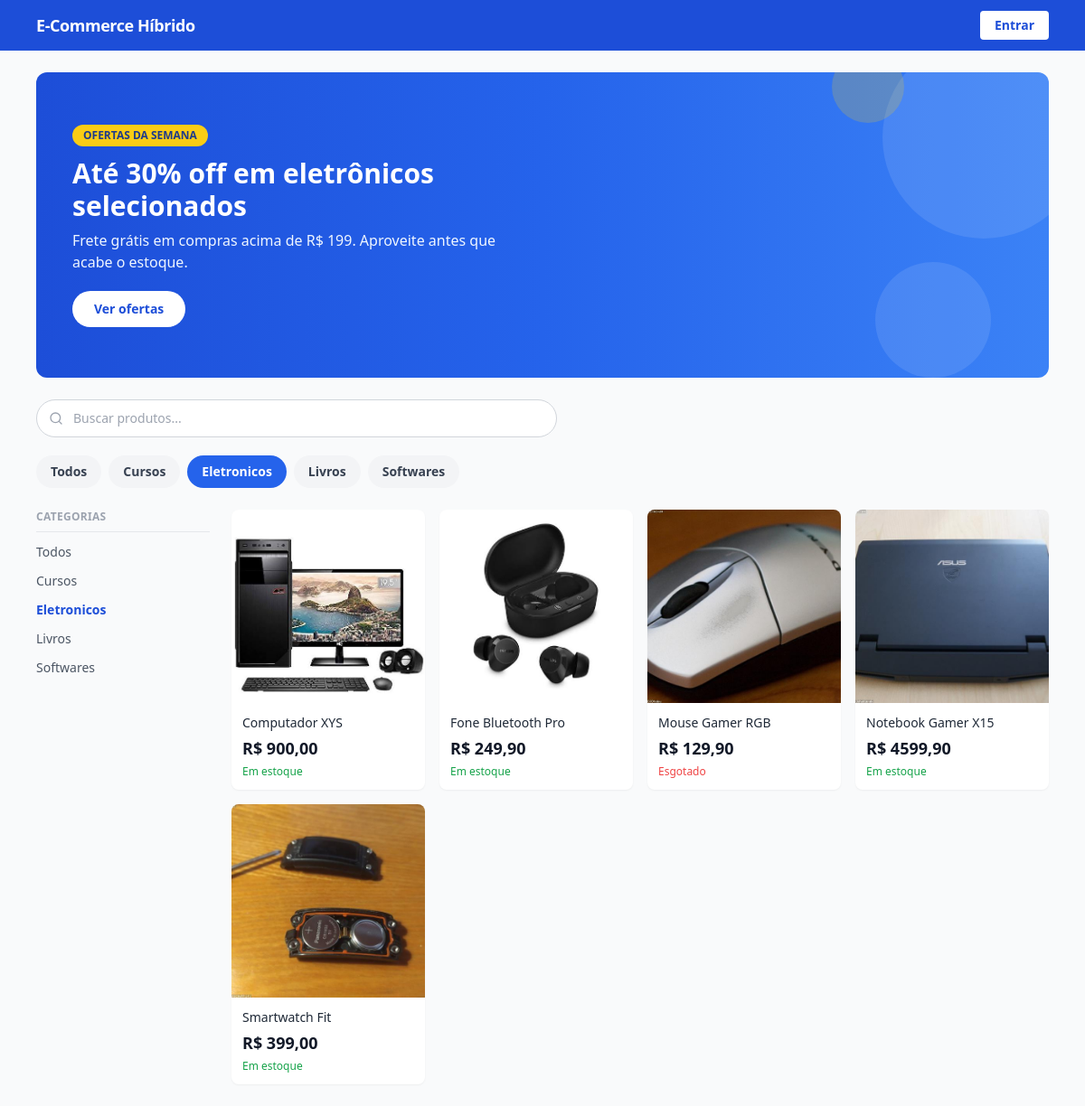
Page /?categoria=eletronicos on the committed database.
### catalog/models.py (models this page shows, shortened)
class Category(models.Model):
    nome = models.CharField("nome", max_length=120)
    slug = models.SlugField("slug", max_length=140, unique=True)
    descricao = models.TextField("descrição", blank=True)
    class Meta:
        verbose_name = "categoria"
        verbose_name_plural = "categorias"
        ordering = ["nome"]

class Product(models.Model):
    nome = models.CharField("nome", max_length=200)
    sku = models.CharField("SKU", max_length=64, unique=True)
    preco = models.DecimalField("preço", max_digits=10, decimal_places=2)
    quantidade_estoque = models.PositiveIntegerField("quantidade em estoque", default=0)
    imagem = models.ImageField("imagem", upload_to="produtos/", blank=True, null=True)
    categoria = models.ForeignKey(
        Category,
        verbose_name="categoria",
        on_delete=models.PROTECT,
        related_name="produtos",
    )
    ativo = models.BooleanField("ativo", default=True)
    slug = models.SlugField("slug", max_length=220, unique=True)
    criado_em = models.DateTimeField("criado em", auto_now_add=True)
    class Meta:
        verbose_name = "produto"
        verbose_name_plural = "produtos"
        ordering = ["nome"]
    @property
    def em_estoque(self) -> bool:
        return self.quantidade_estoque > 0

### storefront/views.py (the view)
# urls.py: 2. Add a URL to urlpatterns:  path('', views.home, name='home')
def home(request: HttpRequest) -> HttpResponse:
    categoria_slug = request.GET.get("categoria", "").strip()
    query = request.GET.get("q", "").strip()
    produtos = (
        Product.objects.filter(ativo=True).select_related("categoria").order_by("nome")
    )
    if categoria_slug:
        produtos = produtos.filter(categoria__slug=categoria_slug)
    if query:
        produtos = produtos.filter(nome__icontains=query)
    categorias = Category.objects.order_by("nome")
    return render(
        request,
        "storefront/home.html",
        {
            "categorias": categorias,
            "produtos": produtos,
            "categoria_selecionada": categoria_slug,
            "query": query,
        },
    )

### storefront/carrinho.py (called while the page is built)
    def __len__(self) -> int:
        return sum(self._dados.values())

### storefront/context_processors.py (called while the page is built)
def carrinho_count(request):
    if not hasattr(request, "session"):
        return {"cart_count": 0}
    return {"cart_count": len(Carrinho(request))}

### storefront/templates/storefront/home.html (shortened to what this page needs)
{% extends "storefront/base.html" %}
{% block content %}
<section class="relative overflow-hidden rounded-xl bg-gradient-to-r from-blue-700 via-blue-600 to-blue-500 mb-6">
    <div class="absolute -right-10 -top-10 w-56 h-56 rounded-full bg-white/10"></div>
    <div class="absolute right-16 bottom-0 w-32 h-32 rounded-full bg-white/10"></div>
    <div class="absolute right-40 -top-6 w-20 h-20 rounded-full bg-yellow-400/20"></div>
    <div class="relative px-6 py-10 sm:px-10 sm:py-14 max-w-xl">
        <span class="inline-block bg-yellow-400 text-blue-900 text-xs font-bold px-3 py-1 rounded-full mb-3">
            OFERTAS DA SEMANA
        </span>
        <h2 class="text-2xl sm:text-3xl font-extrabold text-white mb-2">
            Até 30% off em eletrônicos selecionados
        </h2>
        <p class="text-blue-50 text-sm sm:text-base mb-5">
            Frete grátis em compras acima de R$ 199. Aproveite antes que acabe o estoque.
        </p>
        <a href="?categoria=eletronicos"
           class="inline-block bg-white text-blue-700 font-semibold rounded-full px-6 py-2.5 text-sm hover:bg-blue-50">
            Ver ofertas
        </a>
    </div>
</section>
<form method="get" action="{% url 'storefront:home' %}" id="busca-form" class="mb-5">
    <div class="relative max-w-xl">
        <input type="text" name="q" id="busca-input" value="{{ query }}" placeholder="Buscar produtos..."
               autocomplete="off"
               class="w-full rounded-full border border-gray-300 bg-white pl-10 pr-4 py-2.5 text-sm
                      focus:outline-none focus:ring-2 focus:ring-blue-500 focus:border-blue-500">
        <svg class="w-4 h-4 text-gray-400 absolute left-3.5 top-1/2 -translate-y-1/2" fill="none"
             viewBox="0 0 24 24" stroke="currentColor">
            <path stroke-linecap="round" stroke-linejoin="round" stroke-width="2"
                  d="M21 21l-4.35-4.35M11 19a8 8 0 100-16 8 8 0 000 16z" />
        </svg>
    </div>
</form>
<div class="mb-6 overflow-x-auto">
    <nav class="flex gap-2 min-w-max">
        <a href="{% url 'storefront:home' %}{% if query %}?q={{ query }}{% endif %}"
           class="px-4 py-2 rounded-full text-sm font-semibold whitespace-nowrap transition-colors
                  {% if not categoria_selecionada %}bg-blue-600 text-white{% else %}bg-gray-100 text-gray-700 hover:bg-gray-200{% endif %}">
            Todos
        </a>
        {% for categoria in categorias %}
        <a href="?categoria={{ categoria.slug }}{% if query %}&q={{ query }}{% endif %}"
           class="px-4 py-2 rounded-full text-sm font-semibold whitespace-nowrap transition-colors
                  {% if categoria_selecionada == categoria.slug %}bg-blue-600 text-white{% else %}bg-gray-100 text-gray-700 hover:bg-gray-200{% endif %}">
            {{ categoria.nome }}
        </a>
        {% endfor %}
    </nav>
</div>
<div class="flex gap-6 items-start">
    <aside class="hidden md:block w-48 shrink-0">
        <p class="text-xs font-semibold text-gray-400 uppercase tracking-wide pb-2 border-b border-gray-200">
            Categorias
        </p>
        <ul class="mt-2 space-y-1 text-sm">
            <li>
                <a href="{% url 'storefront:home' %}{% if query %}?q={{ query }}{% endif %}"
                   class="block py-1 {% if not categoria_selecionada %}text-blue-700 font-semibold{% else %}text-gray-600 hover:text-blue-700{% endif %}">
                    Todos
                </a>
            </li>
            {% for categoria in categorias %}
            <li>
                <a href="?categoria={{ categoria.slug }}{% if query %}&q={{ query }}{% endif %}"
                   class="block py-1 {% if categoria_selecionada == categoria.slug %}text-blue-700 font-semibold{% else %}text-gray-600 hover:text-blue-700{% endif %}">
                    {{ categoria.nome }}
                </a>
            </li>
            {% endfor %}
        </ul>
    </aside>
    <div class="flex-1 min-w-0">
        {% if produtos %}
        <div class="grid grid-cols-2 sm:grid-cols-3 lg:grid-cols-4 gap-4">
            {% for produto in produtos %}
            <a href="{% url 'storefront:product_detail' produto.slug %}"
               class="bg-white rounded-lg shadow-sm hover:shadow-md transition-shadow overflow-hidden flex flex-col">
                <div class="aspect-square bg-gray-100 flex items-center justify-center overflow-hidden">
                    {% if produto.imagem %}
                        <img src="{{ produto.imagem.url }}" alt="{{ produto.nome }}"
                             class="w-full h-full object-cover">
                    {% else %}
                        <svg class="w-12 h-12 text-gray-300" fill="none" viewBox="0 0 24 24" stroke="currentColor">
                            <path stroke-linecap="round" stroke-linejoin="round" stroke-width="1.5"
                                  d="M4 16l4.586-4.586a2 2 0 012.828 0L16 16m-2-2l1.586-1.586a2 2 0 012.828 0L20 14M4 6h16v12H4V6z" />
                        </svg>
                    {% endif %}
                </div>
                <div class="p-3 flex flex-col gap-1">
                    <h3 class="text-sm text-gray-800 line-clamp-2">{{ produto.nome }}</h3>
                    <p class="text-lg font-semibold text-gray-900">R$ {{ produto.preco }}</p>
                    {% if produto.em_estoque %}
                        <span class="text-xs text-green-600">Em estoque</span>
                    {% else %}
                        <span class="text-xs text-red-500">Esgotado</span>
                    {% endif %}
                </div>
            </a>
            {% endfor %}
        </div>
        {% else %}
            <p class="text-gray-500">Nenhum produto encontrado.</p>
        {% endif %}
    </div>
</div>
{% endblock %}

### rows in the picture
Category: nome "Cursos"
Category: nome "Eletronicos"
Category: nome "Livros"
Category: nome "Softwares"
Product: imagem (picture), nome "Computador XYS", preco "900,00", quantidade_estoque "Em estoque"
Product: imagem (picture), nome "Fone Bluetooth Pro", preco "249,90", quantidade_estoque "Em estoque"
Product: imagem (picture), nome "Mouse Gamer RGB", preco "129,90", quantidade_estoque "Esgotado"
Product: imagem (picture), nome "Notebook Gamer X15", preco "4599,90", quantidade_estoque "Em estoque"
Product: imagem (picture), nome "Smartwatch Fit", preco "399,00", quantidade_estoque "Em estoque"
